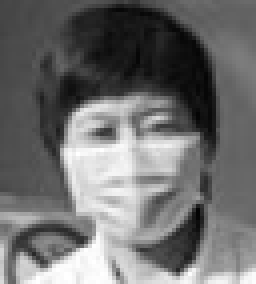
#> input picture 口罩佩戴识别/戴口罩分类训练集/mask/19.jpg, 64 x 71 px, found by its file name (shown 4 times larger)
$ python '均值滤波_测试.py'
#> lines starting #> are read from the running program, lines starting #| are printed output that depends on the picture
import numpy as np
import cv2 as cv
from matplotlib import pyplot as plt
import random

src = cv.imread("H:\\2020KeTi\Liu_aMSRCR\\test\\19.jpg")
#> src is the input picture: shape (71, 64, 3); min 4, max 255, mean 110.5
blur = cv.blur(src,(9,9))
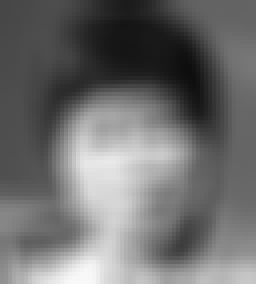
#> blur: shape (71, 64, 3) (shown 4 times larger); min 14, max 248, mean 110.1
high_freq_img = src - blur
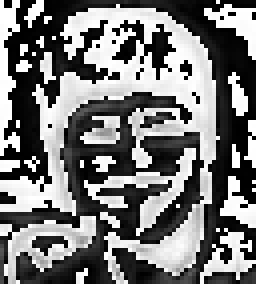
#> high_freq_img: shape (71, 64, 3) (shown 4 times larger); min 0, max 255, mean 119.7
cv.imshow("blur",blur)
cv.imshow("high_freq",high_freq_img)
cv.namedWindow("high_freq",cv.WINDOW_NORMAL)
cv.waitKey(-1)

$ run again, with 口罩佩戴识别/戴口罩分类训练集/mask/1.jpg copied over 口罩佩戴识别/戴口罩分类训练集/mask/19.jpg
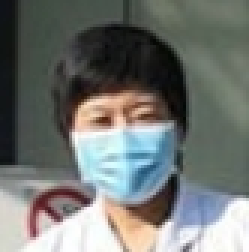
#> input picture 口罩佩戴识别/戴口罩分类训练集/mask/1.jpg, 83 x 84 px, found by its file name (shown 3 times larger)
#> src is the input picture: shape (84, 83, 3); mean B, G, R 113.9, 117.3, 113.7
#> `blur = cv.blur(src,(9,9))`:
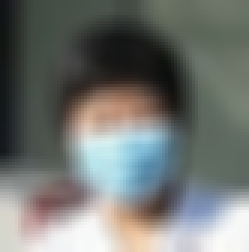
#> blur: shape (84, 83, 3) (shown 3 times larger); mean B, G, R 114, 117.3, 113.8
#> `high_freq_img = src - blur`:
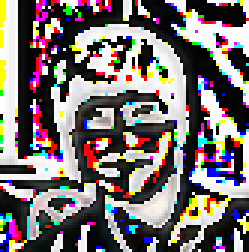
#> high_freq_img: shape (84, 83, 3) (shown 3 times larger); mean B, G, R 113.7, 113.8, 121.9

$ run again, with 口罩佩戴识别/戴口罩分类训练集/mask/10.jpg copied over 口罩佩戴识别/戴口罩分类训练集/mask/19.jpg
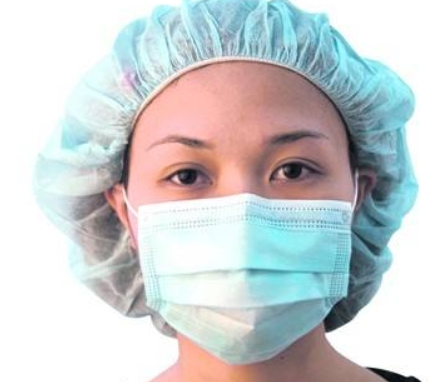
#> input picture 口罩佩戴识别/戴口罩分类训练集/mask/10.jpg, 440 x 382 px, found by its file name
#> src is the input picture: shape (382, 440, 3); mean B, G, R 208.6, 207.6, 203.3
#> `blur = cv.blur(src,(9,9))`:
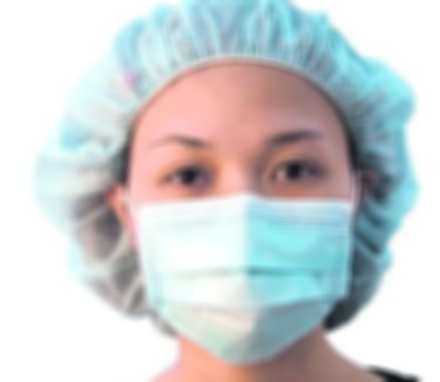
#> blur: shape (382, 440, 3); mean B, G, R 208.6, 207.6, 203.3
#> `high_freq_img = src - blur`:
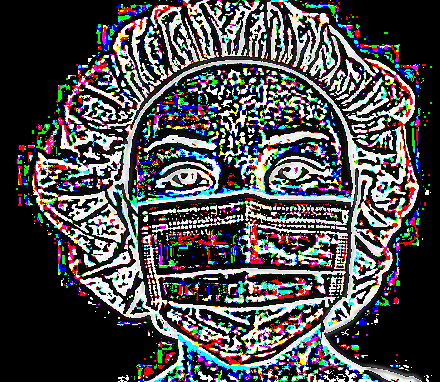
#> high_freq_img: shape (382, 440, 3); mean B, G, R 77.3, 75.1, 76.1

$ run again, with 口罩佩戴识别/戴口罩分类训练集/mask/11.jpg copied over 口罩佩戴识别/戴口罩分类训练集/mask/19.jpg
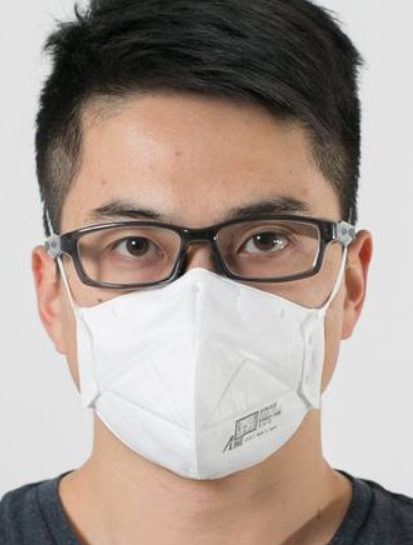
#> input picture 口罩佩戴识别/戴口罩分类训练集/mask/11.jpg, 413 x 545 px, found by its file name
#> src is the input picture: shape (545, 413, 3); mean B, G, R 149.4, 157.2, 170.3
#> `blur = cv.blur(src,(9,9))`:
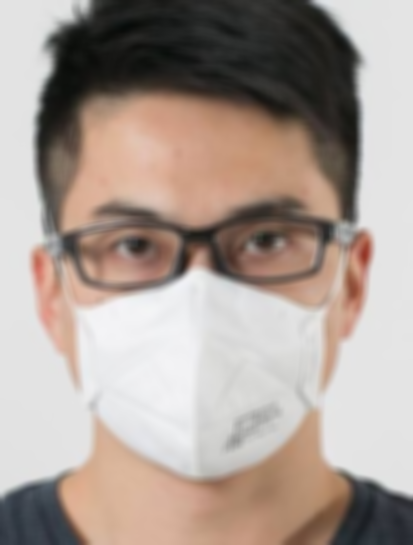
#> blur: shape (545, 413, 3); mean B, G, R 149.4, 157.2, 170.3
#> `high_freq_img = src - blur`:
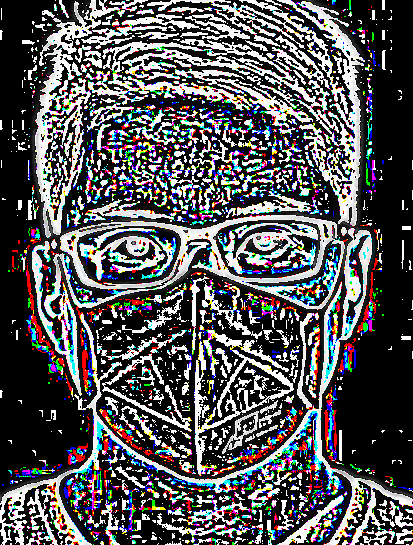
#> high_freq_img: shape (545, 413, 3); mean B, G, R 86.8, 84.8, 85.1
